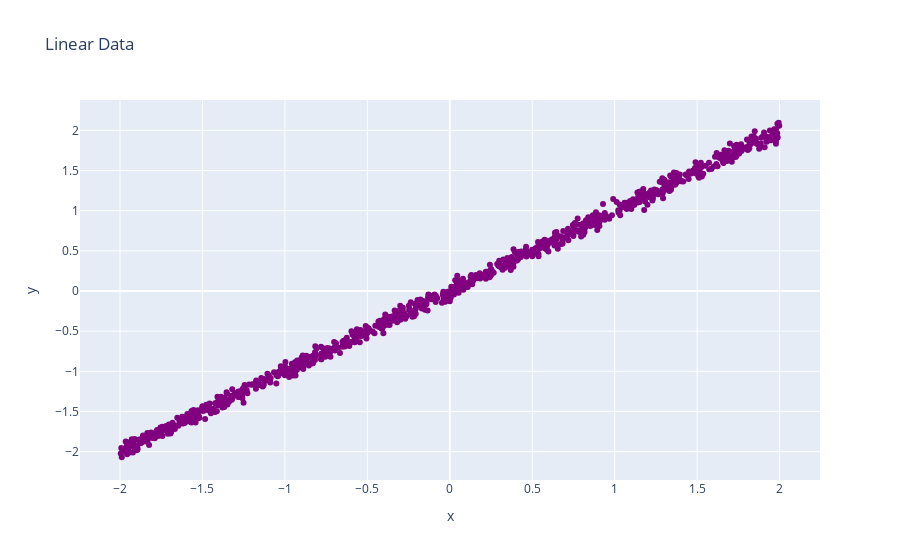

This figure's notebook cell:
### Markdown cell above
### 2.3 Linear Dataset

### Code cell
def create_linear_data(noise=0.05):
    x = np.random.uniform(-2, 2, size=(N_POINTS))
    y = x + np.random.normal(0, noise, size=x.shape)
    
    idx = np.arange(x.shape[0])
    np.random.shuffle(idx)
    x = x[idx]
    y = y[idx]

    return x, y

x_linear, y_linear = create_linear_data()
scatter_plot(x_linear, y_linear, "Linear Data")

### Figure 1 — Plotly figure (JSON) as saved in the notebook; plotly's stock layout.template omitted (floating-point values rounded to 4 significant figures; data arrays with more than 128 entries replaced by an {"elided": "..."} marker saying what was removed)
{"data": [{"marker": {"color": "purple"}, "mode": "markers", "type": "scatter", "x": {"elided": "1000 float values"}, "y": {"elided": "1000 float values"}}], "layout": {"title": {"text": "Linear Data"}, "xaxis": {"title": {"text": "x"}}, "yaxis": {"title": {"text": "y"}}}}
